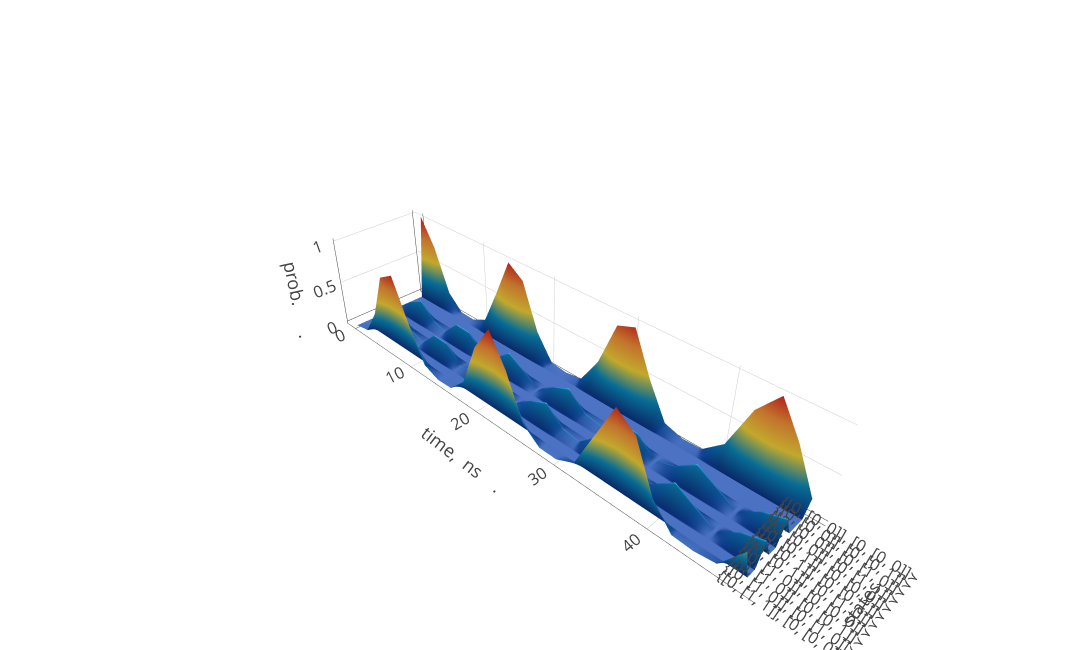

Notebook code for this chart:
### Code cell
w_0 = WaveFunction(states=H.states, init_state=config.init_state)

w_0.print()

run_wf(w_0=w_0, H=H, dt=config.dt, nt=config.nt,
       config=config, fidelity_mode=True)


# -------------------------------------------------------------------------------------------------
title = r'$RWA$'+'\n'
color = 'blue'
# run_RWA(w0=w_0, H=H, t0=0, t1=config.T, nt=config.nt, initstate=config.init_state,
#         certain_state=config.init_state, ymin=0, ymax=1.005, title=title, color=color)

# exit(0)

# -------------------------------------------------------------------------------------------------
# H_field = H.get_Hfield()
# H_atoms = H.get_Hatoms()
# H_int_RWA = H.get_Hint_RWA()


y_scale = 1

if config.T < 0.25 * config.mks:
    y_scale = 0.1
elif config.T <= 0.5 * config.mks:
    y_scale = 0.025
elif config.T == 0.5 * config.mks:
    y_scale = 0.01
elif config.T == 1 * config.mks:
    y_scale = 7.5
    # y_scale = 10
elif config.T == 5 * config.mks:
    y_scale = 1


if not __debug__ or __debug__:
    title = ""
    # title += "<b>"
    # title += "n = " + str(config.n)
    # if config.capacity - config.n > 0:
    #     title += "<br>" + str(config.capacity - config.n) + \
    #         " фотонов в полости"
    # # else:
    # # title += "<br>" + "empty cavity"

    # # title += "<br>atoms state: |Ψ<sub>0</sub> i = |11...1>A<sub>0</sub> |00...0>A<sub>1</sub> |vaki<sub>p</sub>" + \
    # #     str(config.init_state)
    # title += "<br>"
    # title += "<br>w<sub>c</sub> = " + wc_str(config.wc)
    # title += "<br>w<sub>a</sub> = " + wa_str(config.wa)
    # title += "<br> g/hw<sub>c</sub> = " + str(config.g/config.wc)
    # title += "<br>"
    # title += "<br>"
    # title += "</b>"

    PyPlot3D(
        title=title,
        z_csv=config.path + "/" + "z.csv",
        x_csv=config.path + "/" + "x.csv",
        y_csv=config.path + "/" + "t.csv",
        # t_coeff=20000 / 1000 * (config.T / 1e-6),
        online=False,
        path=config.path,
        filename="Bipartite",
        xaxis="states",
        yaxis="time, " + T_str_mark(config.T),
        y_scale=y_scale
    )

### Figure 1 — Plotly figure (JSON) as saved in the notebook; plotly's stock layout.template omitted (floating-point values rounded to 4 significant figures; data arrays with more than 128 entries replaced by an {"elided": "..."} marker saying what was removed)
{"data": [{"colorscale": "Portland", "lighting": {"diffuse": 0.5, "fresnel": 0.2, "specular": 0.2}, "showlegend": false, "showscale": false, "type": "surface", "uid": "830c6d05-c008-4784-9dbc-846f096f959b", "z": {"elided": "25x11 float values"}}], "layout": {"autosize": false, "height": 650, "margin": {"b": 0, "l": 0, "pad": 50, "r": 0, "t": 35}, "plot_bgcolor": "#AAA", "scene": {"aspectratio": {"x": 1, "y": 5, "z": 1}, "camera": {"center": {"x": 0, "y": 0, "z": 0.2}, "eye": {"x": 3.75, "y": 3.75, "z": 3.75}, "up": {"x": 0, "y": 0, "z": 1}}, "xaxis": {"autorange": true, "showgrid": false, "showline": false, "tickfont": {"size": 14}, "ticktext": ["{[0, [0, 0]], [0, [0, 0]]≻", "{[0, [0, 0]], [0, [0, 1]]≻", "{[0, [0, 0]], [0, [1, 0]]≻", "{[0, [0, 0]], [0, [1, 1]]≻", "{[0, [0, 1]], [0, [0, 0]]≻", "{[0, [0, 1]], [0, [0, 1]]≻", "{[0, [0, 1]], [0, [1, 0]]≻", "{[0, [1, 0]], [0, [0, 0]]≻", "{[0, [1, 0]], [0, [0, 1]]≻", "{[0, [1, 0]], [0, [1, 0]]≻", "{[0, [1, 1]], [0, [0, 0]]≻", "{[0, [0, 0]], [1, [0, 0]]≻", "{[0, [0, 0]], [1, [0, 1]]≻", "{[0, [0, 0]], [1, [1, 0]]≻", "{[0, [0, 1]], [1, [0, 0]]≻", "{[0, [1, 0]], [1, [0, 0]]≻", "{[0, [0, 0]], [2, [0, 0]]≻", "{[1, [0, 0]], [0, [0, 0]]≻", "{[1, [0, 0]], [0, [0, 1]]≻", "{[1, [0, 0]], [0, [1, 0]]≻", "{[1, [0, 1]], [0, [0, 0]]≻", "{[1, [1, 0]], [0, [0, 0]]≻", "{[1, [0, 0]], [1, [0, 0]]≻", "{[2, [0, 0]], [0, [0, 0]]≻"], "tickvals": [0, 1, 2, 3, 4, 5, 6, 7, 8, 9, 10, 11, 12, 13, 14, 15, 16, 17, 18, 19, 20, 21, 22, 23], "title": "states", "titlefont": {"size": 18}}, "yaxis": {"autorange": true, "linewidth": 1, "tickfont": {"size": 14}, "ticktext": [0, 10, 20, 30, 40, 50], "tickvals": [0, 5, 10, 15, 20, 25], "title": "time,  ns\t\t\t\t.", "titlefont": {"size": 18}}, "zaxis": {"autorange": true, "linewidth": 1, "range": [0, 1], "tickfont": {"size": 14}, "title": "prob.\t\t\t\t\t\t.", "titlefont": {"size": 18}}}, "showlegend": false, "title": "", "titlefont": {"color": "#222", "family": "Lato", "size": 20}, "width": 1200, "xaxis": {"tickfont": {"size": 200}, "ticks": "outside"}, "yaxis": {"tickfont": {"size": 200}, "ticks": "outside", "title": "y Axis", "titlefont": {"color": "#FFFFFF", "family": "Courier New, monospace", "size": 40}}}}
